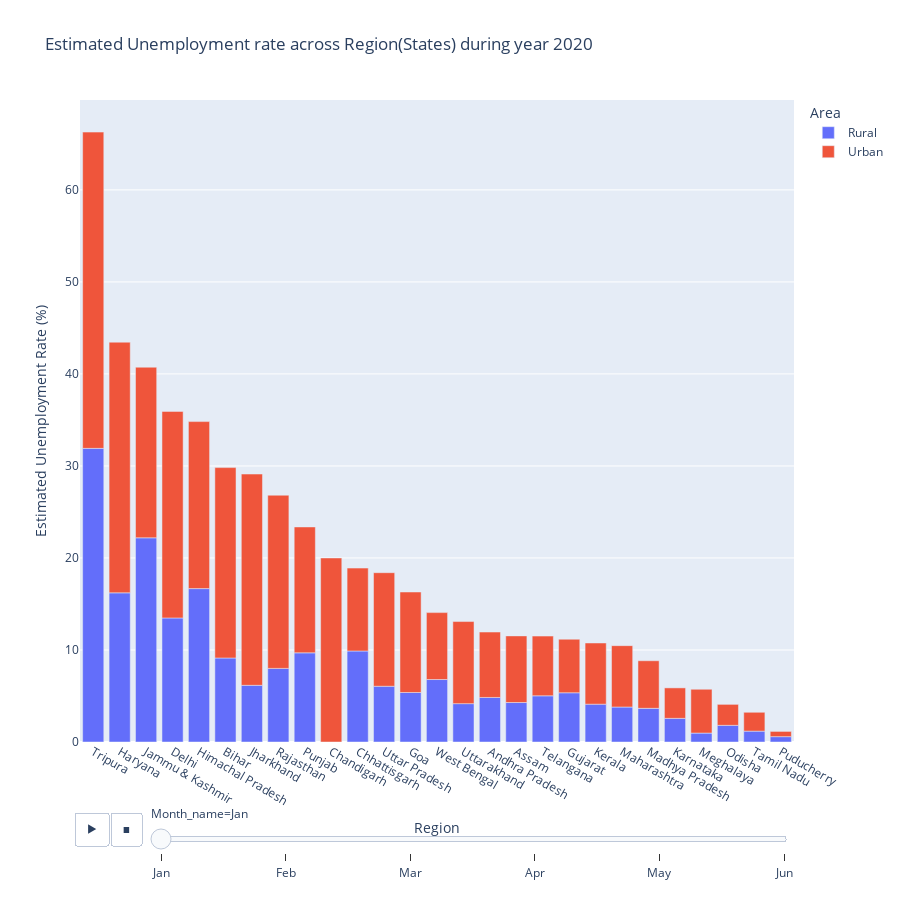

The notebook cell this image was saved under:
### Code cell
plt.figure(figsize=(20,30))
fig = px.bar(unemp_2020, x='Region',y='Estimated Unemployment Rate (%)',animation_frame = 'Month_name' ,color='Area',
        title='Estimated Unemployment rate across Region(States) during year 2020', height=900,template='plotly')
fig.update_layout(xaxis={'categoryorder':'total descending'})
fig.layout.updatemenus[0].buttons[0].args[1]["frame"]["duration"] = 2000
fig.show()

### Figure 1 — Plotly figure (JSON) as saved in the notebook; plotly's stock layout.template omitted (floating-point values rounded to 4 significant figures)
{"data": [{"alignmentgroup": "True", "hovertemplate": "Area=Rural<br>Month_name=Jan<br>Region=%{x}<br>Estimated Unemployment Rate (%)=%{y}<extra></extra>", "legendgroup": "Rural", "marker": {"color": "#636efa", "pattern": {"shape": ""}}, "name": "Rural", "offsetgroup": "Rural", "orientation": "v", "showlegend": true, "textposition": "auto", "type": "bar", "x": ["Andhra Pradesh", "Assam", "Bihar", "Chhattisgarh", "Delhi", "Goa", "Gujarat", "Haryana", "Himachal Pradesh", "Jammu & Kashmir", "Jharkhand", "Karnataka", "Kerala", "Madhya Pradesh", "Maharashtra", "Meghalaya", "Odisha", "Puducherry", "Punjab", "Rajasthan", "Tamil Nadu", "Telangana", "Tripura", "Uttar Pradesh", "Uttarakhand", "West Bengal"], "xaxis": "x", "y": [4.84, 4.29, 9.13, 9.89, 13.48, 5.38, 5.35, 16.21, 16.67, 22.19, 6.16, 2.57, 4.11, 3.66, 3.8, 0.97, 1.81, 0.58, 9.69, 8, 1.18, 5.02, 31.91, 6.06, 4.17, 6.79], "yaxis": "y"}, {"alignmentgroup": "True", "hovertemplate": "Area=Urban<br>Month_name=Jan<br>Region=%{x}<br>Estimated Unemployment Rate (%)=%{y}<extra></extra>", "legendgroup": "Urban", "marker": {"color": "#EF553B", "pattern": {"shape": ""}}, "name": "Urban", "offsetgroup": "Urban", "orientation": "v", "showlegend": true, "textposition": "auto", "type": "bar", "x": ["Andhra Pradesh", "Assam", "Bihar", "Chandigarh", "Chhattisgarh", "Delhi", "Goa", "Gujarat", "Haryana", "Himachal Pradesh", "Jammu & Kashmir", "Jharkhand", "Karnataka", "Kerala", "Madhya Pradesh", "Maharashtra", "Meghalaya", "Odisha", "Puducherry", "Punjab", "Rajasthan", "Tamil Nadu", "Telangana", "Tripura", "Uttar Pradesh", "Uttarakhand", "West Bengal"], "xaxis": "x", "y": [7.11, 7.24, 20.69, 20, 9.01, 22.45, 10.92, 5.82, 27.24, 18.15, 18.54, 22.96, 3.31, 6.65, 5.17, 6.67, 4.76, 2.28, 0.57, 13.68, 18.82, 2.05, 6.49, 34.37, 12.34, 8.92, 7.27], "yaxis": "y"}], "layout": {"barmode": "relative", "height": 900, "legend": {"title": {"text": "Area"}, "tracegroupgap": 0}, "sliders": [{"active": 0, "currentvalue": {"prefix": "Month_name="}, "len": 0.9, "pad": {"b": 10, "t": 60}, "steps": [{"args": [["Jan"], {"frame": {"duration": 0, "redraw": true}, "fromcurrent": true, "mode": "immediate", "transition": {"duration": 0, "easing": "linear"}}], "label": "Jan", "method": "animate"}, {"args": [["Feb"], {"frame": {"duration": 0, "redraw": true}, "fromcurrent": true, "mode": "immediate", "transition": {"duration": 0, "easing": "linear"}}], "label": "Feb", "method": "animate"}, {"args": [["Mar"], {"frame": {"duration": 0, "redraw": true}, "fromcurrent": true, "mode": "immediate", "transition": {"duration": 0, "easing": "linear"}}], "label": "Mar", "method": "animate"}, {"args": [["Apr"], {"frame": {"duration": 0, "redraw": true}, "fromcurrent": true, "mode": "immediate", "transition": {"duration": 0, "easing": "linear"}}], "label": "Apr", "method": "animate"}, {"args": [["May"], {"frame": {"duration": 0, "redraw": true}, "fromcurrent": true, "mode": "immediate", "transition": {"duration": 0, "easing": "linear"}}], "label": "May", "method": "animate"}, {"args": [["Jun"], {"frame": {"duration": 0, "redraw": true}, "fromcurrent": true, "mode": "immediate", "transition": {"duration": 0, "easing": "linear"}}], "label": "Jun", "method": "animate"}], "x": 0.1, "xanchor": "left", "y": 0, "yanchor": "top"}], "title": {"text": "Estimated Unemployment rate across Region(States) during year 2020"}, "updatemenus": [{"buttons": [{"args": [null, {"frame": {"duration": 2000, "redraw": true}, "fromcurrent": true, "mode": "immediate", "transition": {"duration": 500, "easing": "linear"}}], "label": "&#9654;", "method": "animate"}, {"args": [[null], {"frame": {"duration": 0, "redraw": true}, "fromcurrent": true, "mode": "immediate", "transition": {"duration": 0, "easing": "linear"}}], "label": "&#9724;", "method": "animate"}], "direction": "left", "pad": {"r": 10, "t": 70}, "showactive": false, "type": "buttons", "x": 0.1, "xanchor": "right", "y": 0, "yanchor": "top"}], "xaxis": {"anchor": "y", "categoryorder": "total descending", "domain": [0, 1], "title": {"text": "Region"}}, "yaxis": {"anchor": "x", "domain": [0, 1], "title": {"text": "Estimated Unemployment Rate (%)"}}}}
